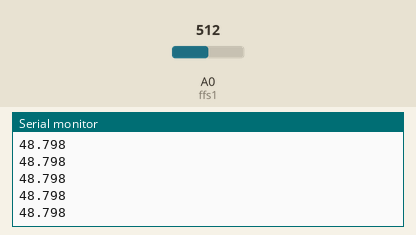
This sketch was run on a simulated Arduino Mega 2560, built with avr-gcc and run on an emulated ATmega2560. On the bench: the last lines printed to the serial monitor. The inputs (shaded band) are chosen by the test bench; at power-on: A0 (ffs1) = 512.

Above: at 1.2 s.
1.3 s: A0 (ffs1) set to 716
At 1.31 s:
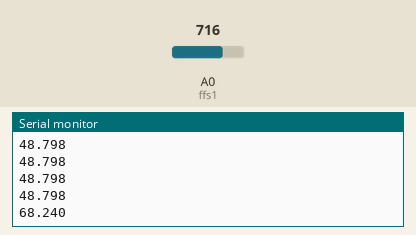
2.8 s: A0 (ffs1) set to 900
At 2.82 s:
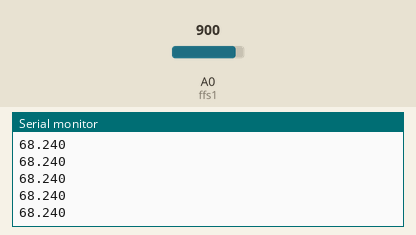
Timing chart, 0 to 5.8 s (numbered marks = the images above; inputs shaded):
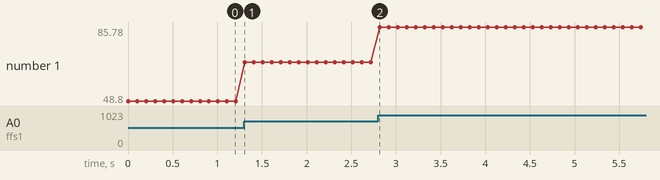

The sketch:

ForceSensor.ino
```cpp
float cf = 19.5; // caliberation factor

int ffs1 = A0; // FlexiForce sensor is connected analog pin A0 of arduino or mega.

int ffsdata = 0;
float vout;
void setup()
{
  Serial.begin(9600);
  pinMode(ffs1, INPUT);

}

void loop()
{


 ffsdata = analogRead(ffs1);
vout = (ffsdata * 5.0) / 1023.0;
vout = vout * cf ;
//Serial.print("Flexi Force sensor: ");
Serial.print(vout,3);
Serial.println("");
delay(100);

}
```

Measured:
- after the input at 1.3 s, the serial monitor: prints a new line at once (image 1)
- plotted number 1: 48.8 → 68.24 after the input at 1.3 s, 68.24 → 85.78 after the input at 2.8 s
